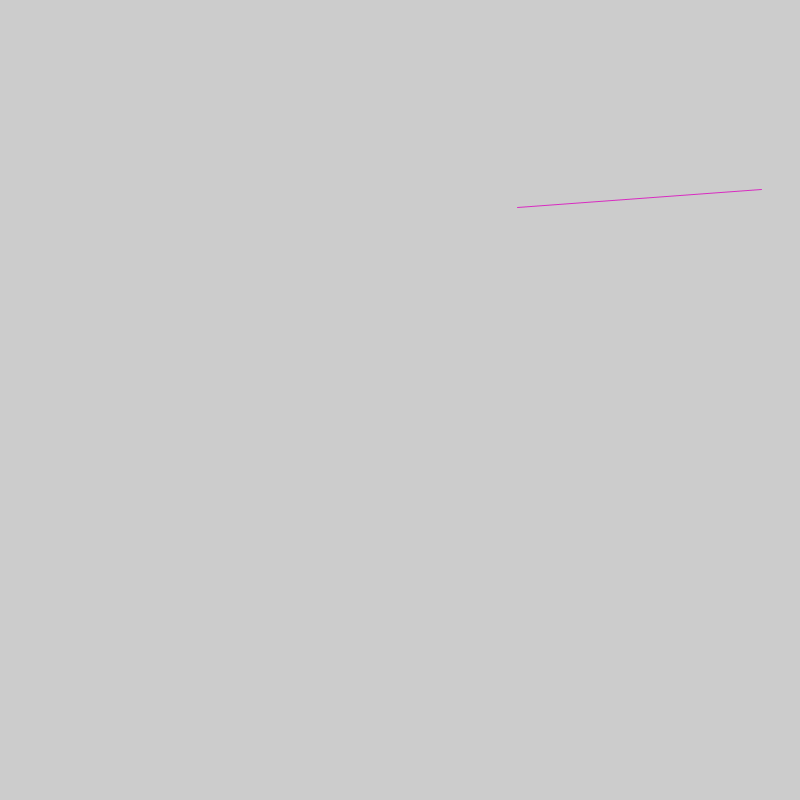
Frame 1 (no input)
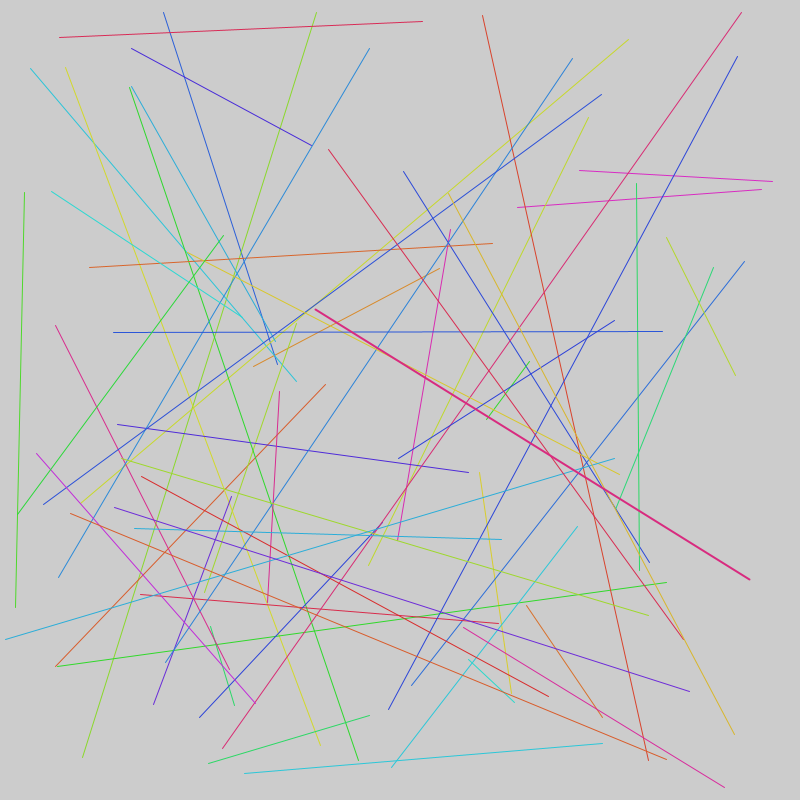
Frame 60 (the mouse pressed at the canvas centre just before this capture)
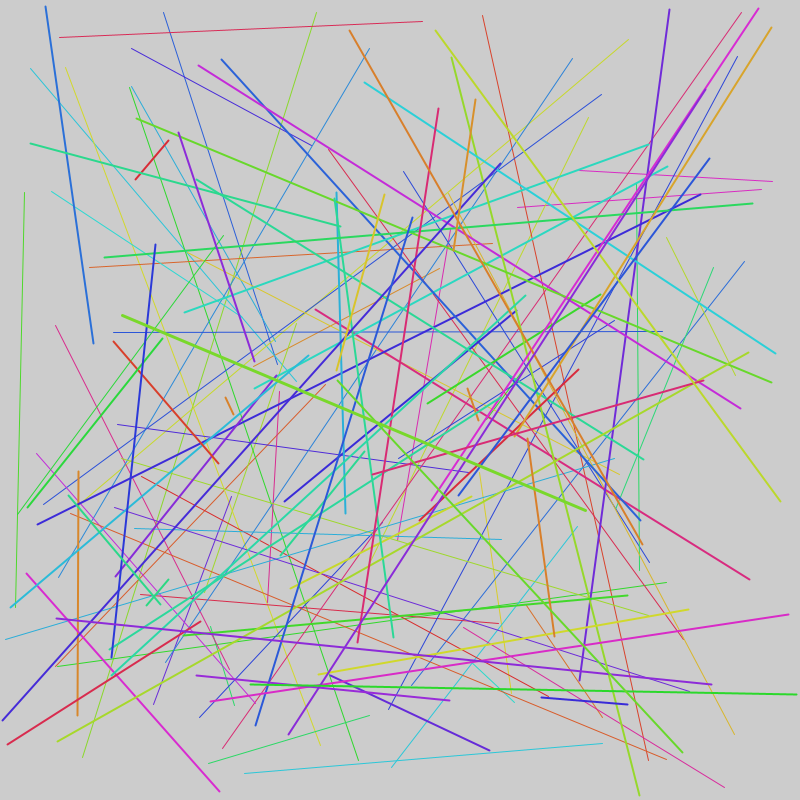
Frame 120 (the mouse held since frame 60 and released just before this capture)

The Processing sketch that drew these frames (run headless with seeded random() and noise(); from frame 60 on, the mouse is pressed at the canvas centre):

// Processing sketch: Martinez_Josue_1_palillosChinos
// ── Martinez_Josue_1_palillosChinos.pde
//Función que nos permite definir la conf. inicial del sketch
//Solo se ejecuta una vez
int tamano = 1;

void setup() {
  size(800, 800);//Ancho y alto
  colorMode(HSB, 360, 100, 100);
}
//Intentar dibujar su contenido 60 veces por segundo | FrameRate
void draw() {
  int pX1 = int(random(width));
  int pY1 = int(random(height));

  int pX2 = int(random(width));
  int pY2 = int(random(height));
  //Cada segundo va incrementar el ancho de los palillos
  if (frameCount%60 == 0) {
    tamano++;//Aumenta el tamaño en 1
  }
  strokeWeight(tamano);
  stroke(int(random(360)), 80, 85);
  line(pX1, pY1, pX2, pY2);
}
